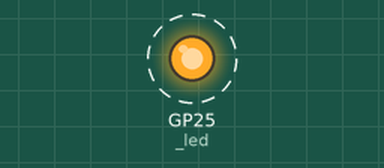
Recording of a program running on a simulated Raspberry Pi Pico running MicroPython. Shown: output pins drawn as LEDs (lit = HIGH). Dashed ring = blinking.

Above: at 0.04 s.
Timing chart, 0 to 3.0 s (numbered marks = the images above):
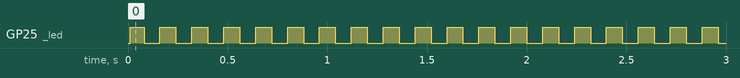

The program:

heartbeat.py
```python
"""
Heartbeat LED — always-on system status indicator.

Works like a network switch LED:
- Normal:   steady comfortable blink (400ms) — system alive
- Activity: brief fast burst on nRF TX/RX — data moving
- Fault:    rapid blink (100ms) — something wrong
- Boot:     fast blink (80ms) — starting up

Usage:
    import heartbeat

    heartbeat.set_state("normal")    # comfortable blink — all good
    heartbeat.set_state("fault")     # rapid blink — error
    heartbeat.set_state("boot")      # fast blink — starting up
    heartbeat.set_state("off")       # LED off

    heartbeat.activity()             # brief fast burst (auto-reverts)

Works on both Pico 1 (RP2040) and Pico 2 (RP2350).
"""

from machine import Pin, Timer
import time

# Find the LED pin
try:
    _led = Pin("LED", Pin.OUT)
except (ValueError, TypeError):
    _led = Pin(25, Pin.OUT)

# State
_state = "boot"
_tick = 0
_timer = Timer()

# Activity tracking — brief speed-up on TX/RX
_activity_until = 0  # ticks_ms when activity burst ends

# Blink rates (half-period in ms — full cycle = 2x this value)
_rates = {
    "boot":    80,    # fast — starting up
    "normal":  400,   # comfortable — clearly alive, easy to see
    "active":  100,   # brief burst — data is moving (TX/RX)
    "fault":   120,   # rapid — something wrong, still readable
    "off":     0,     # LED stays off
}


def _update(t):
    global _tick, _activity_until

    _tick += 1
    now_ms = _tick * 10  # each tick = 10ms

    # Determine current blink rate
    if _state == "off":
        _led.value(0)
        return

    # Check if we're in an activity burst
    if _activity_until > 0 and now_ms < _activity_until:
        rate = _rates["active"]
    else:
        _activity_until = 0
        rate = _rates.get(_state, _rates["normal"])

    if rate == 0:
        _led.value(0)
        return

    # Simple square wave blink
    phase = now_ms % (rate * 2)
    _led.value(1 if phase < rate else 0)


def set_state(state):
    """Set base LED state: boot, normal, fault, off"""
    global _state
    _state = state


def activity(duration_ms=500):
    """Brief fast blink burst — call on nRF TX/RX.

    LED speeds up for duration_ms then auto-reverts to base state.
    Multiple calls extend the burst.
    """
    global _activity_until
    now_ms = _tick * 10
    _activity_until = now_ms + duration_ms


def get_state():
    """Return current base state."""
    return _state


# Start timer at 100Hz (10ms resolution)
_timer.init(freq=100, mode=Timer.PERIODIC, callback=_update)

# Default: boot mode (fast blink until main.py sets it to normal)
set_state("boot")
```

Measured:
- by itself, GP25 (_led): alternates HIGH for 0.08 s and LOW for 0.08 s
